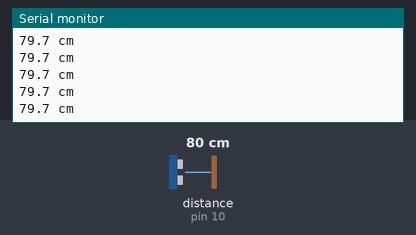
Simulated run of this sketch. Board: Arduino Uno, built with avr-gcc and run on an emulated ATmega328P. Parts: the last lines printed to the serial monitor. Wiring (from diagram.json): ultrasonic range finder: trigger pin 9; echo pin 10. The inputs (shaded band) are chosen by the test bench; at power-on: distance to the obstacle (sensor on pin 10) 80 cm. The echo pulse lasts 58.3 µs per cm.

Above: at 1.2 s.
1.3 s: distance to the obstacle (sensor on pin 10) set to 2 cm
At 1.6 s:
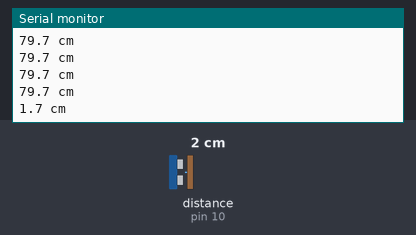
2.8 s: distance to the obstacle (sensor on pin 10) set to 4 cm
At 2.8 s:
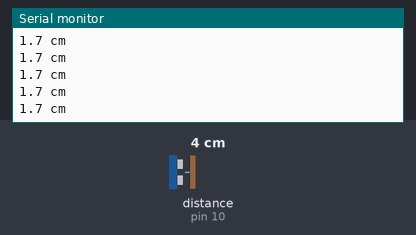
Timing chart, 0 to 5.8 s (numbered marks = the images above; inputs shaded):
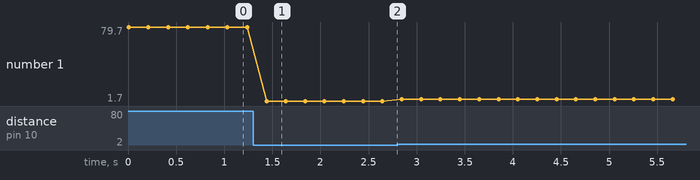

The sketch:

sketch.ino
```cpp
// EI TOKEN 案例 · 超声波测距
// HC-SR04 测出前方障碍有多远
// 适用：Arduino Uno / Arduino Nano / ESP32 DevKit / ESP32-S3 DevKitC

#if defined(CONFIG_IDF_TARGET_ESP32S3)
const int TRIG_PIN = 18;
const int ECHO_PIN = 38;
#elif defined(ESP32)
const int TRIG_PIN = 26;
const int ECHO_PIN = 27;
#else
const int TRIG_PIN = 9;
const int ECHO_PIN = 10;
#endif

void setup() {
  Serial.begin(115200);
  pinMode(TRIG_PIN, OUTPUT);
  pinMode(ECHO_PIN, INPUT);
  Serial.println("EIT ultrasonic ready");
}

void loop() {
  digitalWrite(TRIG_PIN, LOW);  delayMicroseconds(2);
  digitalWrite(TRIG_PIN, HIGH); delayMicroseconds(10);   // 10 微秒触发脉冲
  digitalWrite(TRIG_PIN, LOW);
  long us = pulseIn(ECHO_PIN, HIGH, 30000UL);            // 超时 30ms ≈ 5 米
  if (us == 0) { Serial.println("out of range"); }
  else { Serial.print(us * 0.0343 / 2, 1); Serial.println(" cm"); }
  delay(200);
}
```

Measured:
- after the input at 1.3 s, the serial monitor: prints a new line after 0.14 s (image 1)
- plotted number 1: 79.7 → 1.7 after the input at 1.3 s, 1.7 → 3.7 after the input at 2.8 s
